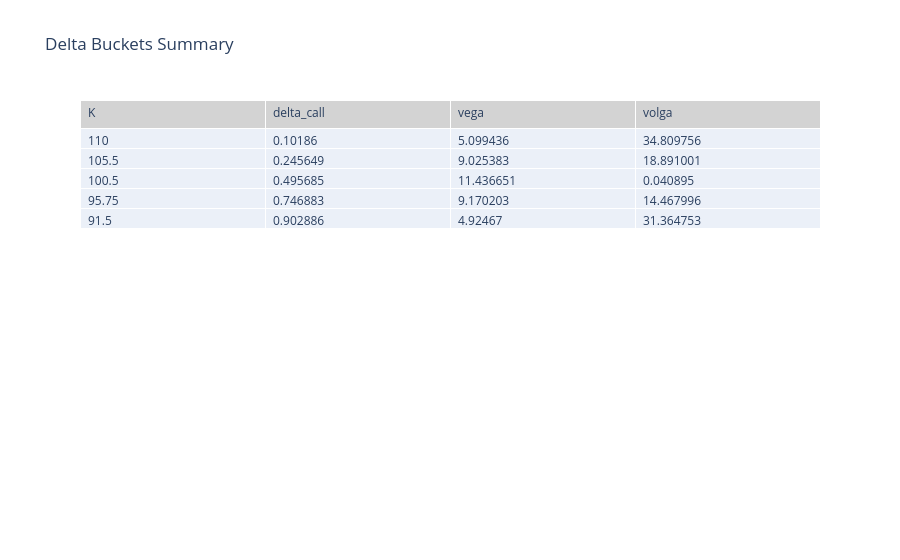

Notebook code cell kept with this figure:
### Code cell
# helpful checkpoints near common delta buckets
target_deltas = [0.10, 0.25, 0.50, 0.75, 0.90]
nearest = []
for td in target_deltas:
    idx = (df["delta_call"] - td).abs().idxmin()
    nearest.append(df.loc[idx, ["K", "delta_call", "vega", "volga"]])

summary = pd.DataFrame(nearest).reset_index(drop=True).round(6)

fig_summary_table = go.Figure(
    data=[
        go.Table(
            header=dict(values=list(summary.columns), fill_color="lightgrey", align="left"),
            cells=dict(values=[summary[c] for c in summary.columns], align="left"),
        )
    ]
)
fig_summary_table.update_layout(title="Delta Buckets Summary")
fig_summary_table.show()

### Figure 1 — Plotly figure (JSON) as saved in the notebook; plotly's stock layout.template omitted (floating-point values rounded to 4 significant figures)
{"data": [{"cells": {"align": "left", "values": [[110, 105.5, 100.5, 95.75, 91.5], [0.1019, 0.2456, 0.4957, 0.7469, 0.9029], [5.099, 9.025, 11.44, 9.17, 4.925], [34.81, 18.89, 0.0409, 14.47, 31.36]]}, "header": {"align": "left", "fill": {"color": "lightgrey"}, "values": ["K", "delta_call", "vega", "volga"]}, "type": "table"}], "layout": {"title": {"text": "Delta Buckets Summary"}}}
